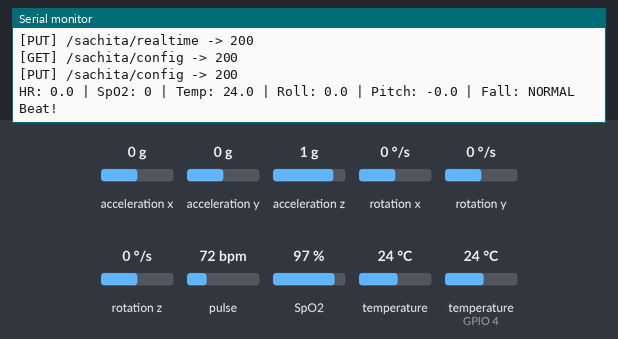
Recording of a sketch running on a simulated ESP32. Shown: the last lines printed to the serial monitor. The inputs (shaded band) are chosen by the test bench; at power-on: acceleration x 0 g, acceleration y 0 g, temperature (sensor on GPIO 4) 24 °C, acceleration z 1 g, rotation x 0 °/s, rotation y 0 °/s, rotation z 0 °/s, pulse 72 bpm, SpO2 97 %, temperature 24 °C. WiFi joins after 1.5 s; servers stay silent unless stated; uploads are accepted with an empty reply.

Above: at 4.1 s.
4.2 s: acceleration x set to -1.4 g
At 6.1 s:
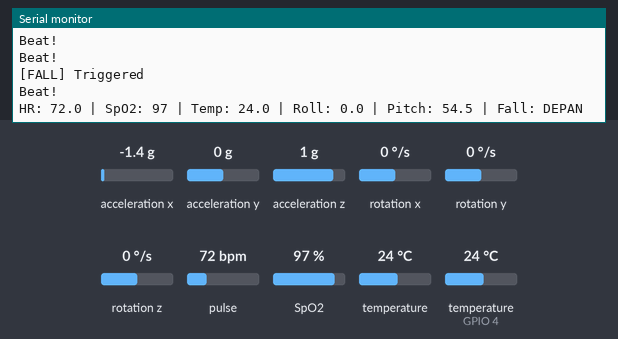
6.9 s: acceleration y set to -1.4 g
At 9.5 s:
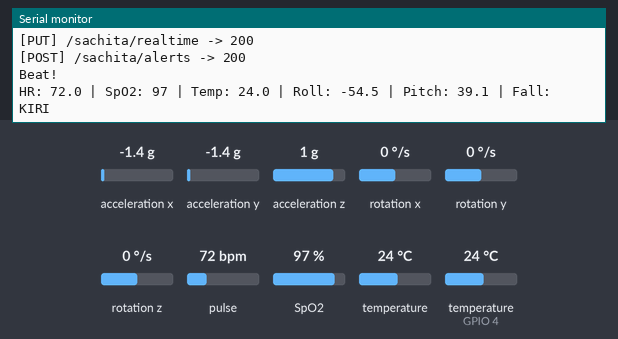
10.0 s: temperature (sensor on GPIO 4) set to 12 °C
At 11.4 s:
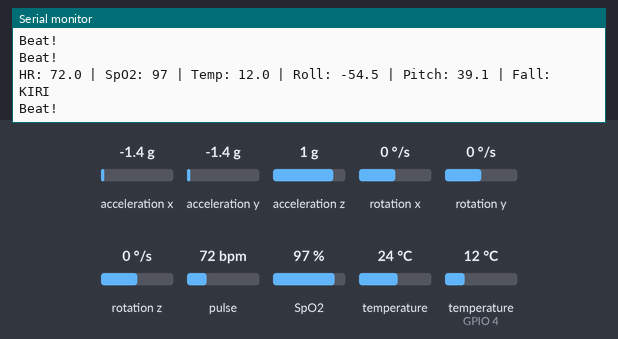
11.5 s: acceleration y set to 1.4 g
At 12.79 s:
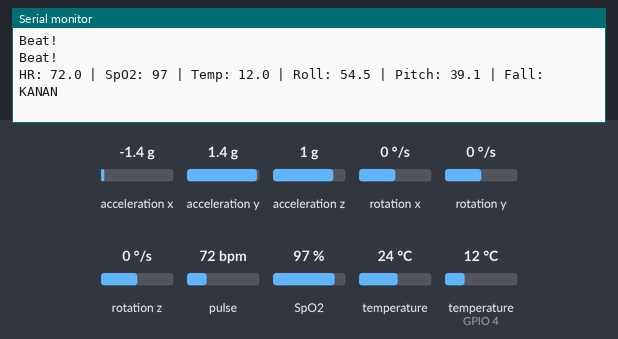
15.7 s: temperature (sensor on GPIO 4) set to 19 °C
At 16.9 s:
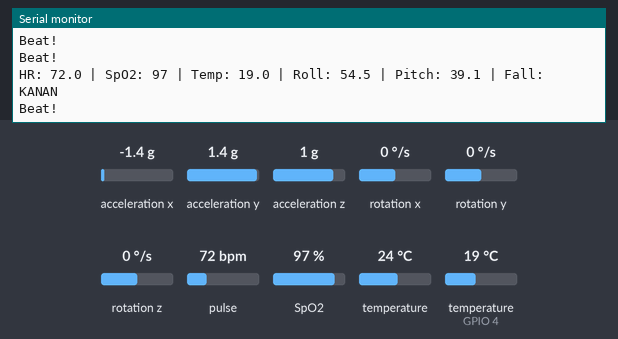
17.2 s: acceleration z set to -1.4 g
At 19.52 s:
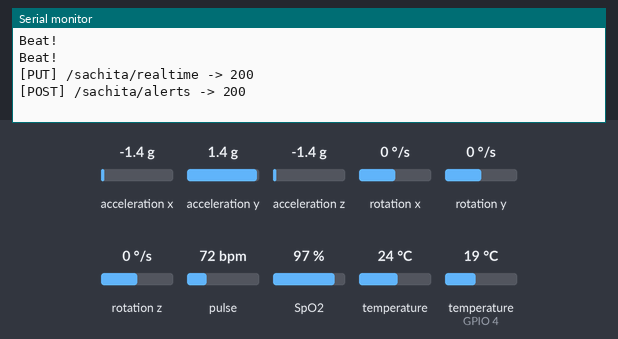

Measured:
- after the input at 4.2 s, the serial monitor: prints a new line after 0.49 s (image 1)
- after the input at 6.9 s, the serial monitor: prints a new line after 1.3 s (image 2)
- after the input at 10.0 s, the serial monitor: prints a new line after 0.76 s (image 3)
- after the input at 11.5 s, the serial monitor: prints a new line after 1.0 s (image 4)
- after the input at 15.7 s, the serial monitor: prints a new line after 0.37 s (image 5)

The sketch:

sachita_esp32.ino
```cpp
#include <WiFi.h>
#include <HTTPClient.h>
#include <WiFiClientSecure.h>

#include <Wire.h>

#include <Adafruit_MPU6050.h>
#include <Adafruit_Sensor.h>

#include "MAX30100_PulseOximeter.h"

#include <OneWire.h>
#include <DallasTemperature.h>

#include <ArduinoJson.h>

// ============================================================================
// WIFI
// ============================================================================

#define WIFI_SSID       "Harun"
#define WIFI_PASSWORD   "harun3211"

// ============================================================================
// FIREBASE
// ============================================================================

#define DATABASE_URL \
"lansiafall-default-rtdb.asia-southeast1.firebasedatabase.app"

#define DATABASE_SECRET \
"l7pwNcHHiFDuhp6UDNmgtTM2w1U40sHecu79v4wG"

// ============================================================================
// PIN
// ============================================================================

#define SDA_PIN         21
#define SCL_PIN         22

#define ONE_WIRE_BUS    4

// ============================================================================
// PERIOD
// ============================================================================

#define FIREBASE_PERIOD_MS   5000
#define CONFIG_PERIOD_MS     10000

// ============================================================================
// OBJECT
// ============================================================================

Adafruit_MPU6050 mpu;

PulseOximeter pox;

OneWire oneWire(ONE_WIRE_BUS);

DallasTemperature tempSensor(&oneWire);

WiFiClientSecure secureClient;

// ============================================================================
// TASK
// ============================================================================

TaskHandle_t taskMAXHandle;
TaskHandle_t taskSensorHandle;
TaskHandle_t taskFirebaseHandle;
TaskHandle_t taskConfigHandle;
TaskHandle_t taskWiFiHandle;

// ============================================================================
// MUTEX
//
// FIX #1 (UTAMA): Satu mutex I2C untuk semua perangkat I2C.
// MAX30100 (0x57) dan MPU6050 (0x68) berbagi bus fisik Wire yang sama.
// Dua mutex terpisah TIDAK mencegah tabrakan bus → bus corruption.
// Gunakan SATU mutex xI2CMutex untuk seluruh operasi Wire.
//
// FIX #2: xDataMutex untuk melindungi fallDirection (char[]).
// ============================================================================

SemaphoreHandle_t xI2CMutex;       // satu mutex untuk seluruh bus I2C
SemaphoreHandle_t xFirebaseMutex;  // untuk HTTP client
SemaphoreHandle_t xDataMutex;      // untuk fallDirection + fallDetected

// ============================================================================
// SENSOR VALUE
// ============================================================================

volatile float heartRate   = 0;
volatile int   spo2        = 0;

volatile float temperature = 0;

volatile float accX = 0;
volatile float accY = 0;
volatile float accZ = 0;

volatile float gyrX = 0;
volatile float gyrY = 0;
volatile float gyrZ = 0;

volatile float roll  = 0;
volatile float pitch = 0;

// ============================================================================
// FALL
//
// FIX #3 (UTAMA): Ganti String fallDirection → char fallDirection[16].
// String Arduino menggunakan heap (malloc/free) secara dinamis.
// Ketika taskSensor menulis (realloc) dan taskFirebase membaca secara
// bersamaan tanpa mutex, terjadi heap corruption → CORRUPT HEAP crash.
// char[] adalah stack/BSS memory: no malloc, no race on heap.
// ============================================================================

volatile bool   fallDetected      = false;
char            fallDirection[16] = "NORMAL";   // ← char[], bukan String
volatile bool   positionTriggered = false;

uint32_t positionStartMs = 0;

// ============================================================================
// THRESHOLD FROM FIREBASE
// ============================================================================

float    g_rollThreshold  = 50.0;
float    g_pitchThreshold = 50.0;
uint32_t g_fallDelayMs    = 2500;

// ============================================================================
// WIFI
// ============================================================================

volatile bool wifiConnected = false;

// ============================================================================
// CALLBACK
// ============================================================================

void onBeatDetected()
{
  Serial.println("Beat!");
}

// ============================================================================
// FIREBASE URL
// ============================================================================

String fbUrl(const char *path)
{
  return String("https://") +
         DATABASE_URL +
         path +
         ".json?auth=" +
         DATABASE_SECRET;
}

// ============================================================================
// FIREBASE GET
// ============================================================================

String fbGet(const char *path)
{
  if (!wifiConnected)
    return "";

  String payload;
  payload.reserve(1024);

  if (xSemaphoreTake(xFirebaseMutex, pdMS_TO_TICKS(10000)))
  {
    HTTPClient http;

    http.begin(secureClient, fbUrl(path));
    http.setTimeout(10000);

    int code = http.GET();

    if (code == 200)
    {
      payload = http.getString();
    }

    Serial.printf("[GET] %s -> %d\n", path, code);

    http.end();

    xSemaphoreGive(xFirebaseMutex);
  }

  return payload;
}

// ============================================================================
// FIREBASE PUT
// ============================================================================

void fbPut(const char *path, const String &body)
{
  if (!wifiConnected)
    return;

  if (xSemaphoreTake(xFirebaseMutex, pdMS_TO_TICKS(10000)))
  {
    HTTPClient http;

    http.begin(secureClient, fbUrl(path));
    http.addHeader("Content-Type", "application/json");
    http.setTimeout(10000);

    int code = http.PUT(body);

    Serial.printf("[PUT] %s -> %d\n", path, code);

    http.end();

    xSemaphoreGive(xFirebaseMutex);
  }
}

// ============================================================================
// FIREBASE POST
// ============================================================================

void fbPost(const char *path, const String &body)
{
  if (!wifiConnected)
    return;

  if (xSemaphoreTake(xFirebaseMutex, pdMS_TO_TICKS(10000)))
  {
    HTTPClient http;

    http.begin(secureClient, fbUrl(path));
    http.addHeader("Content-Type", "application/json");
    http.setTimeout(10000);

    int code = http.POST(body);

    Serial.printf("[POST] %s -> %d\n", path, code);

    http.end();

    xSemaphoreGive(xFirebaseMutex);
  }
}

// ============================================================================
// FETCH CONFIG
// ============================================================================

void fetchConfig()
{
  String payload = fbGet("/sachita/config");

  if (payload == "" || payload == "null")
  {
    StaticJsonDocument<256> doc;

    doc["roll_threshold"]  = g_rollThreshold;
    doc["pitch_threshold"] = g_pitchThreshold;
    doc["fall_delay_ms"]   = g_fallDelayMs;

    String body;
    serializeJson(doc, body);

    fbPut("/sachita/config", body);

    return;
  }

  StaticJsonDocument<256> doc;
  DeserializationError err = deserializeJson(doc, payload);

  if (err)
  {
    Serial.println("[CONFIG] JSON Error");
    return;
  }

  if (doc.containsKey("roll_threshold"))
    g_rollThreshold = doc["roll_threshold"];

  if (doc.containsKey("pitch_threshold"))
    g_pitchThreshold = doc["pitch_threshold"];

  if (doc.containsKey("fall_delay_ms"))
    g_fallDelayMs = doc["fall_delay_ms"];

  Serial.println("[CONFIG] Updated");
}

// ============================================================================
// DETECT FALL
//
// FIX #3: Tulis fallDirection via strncpy (aman untuk char[]),
// bungkus dengan xDataMutex agar taskFirebase tidak membaca setengah-tulis.
// ============================================================================

void detectFall()
{
  bool abnormalPosition = false;
  char direction[16]    = "NORMAL";

  float r = roll;
  float p = pitch;

  if (p > g_pitchThreshold)
  {
    abnormalPosition = true;
    strncpy(direction, "DEPAN", sizeof(direction) - 1);
  }
  else if (p < -g_pitchThreshold)
  {
    abnormalPosition = true;
    strncpy(direction, "BELAKANG", sizeof(direction) - 1);
  }
  else if (r > g_rollThreshold)
  {
    abnormalPosition = true;
    strncpy(direction, "KANAN", sizeof(direction) - 1);
  }
  else if (r < -g_rollThreshold)
  {
    abnormalPosition = true;
    strncpy(direction, "KIRI", sizeof(direction) - 1);
  }

  if (abnormalPosition)
  {
    // Update fallDirection dengan mutex
    if (xSemaphoreTake(xDataMutex, pdMS_TO_TICKS(100)))
    {
      strncpy(fallDirection, direction, sizeof(fallDirection) - 1);
      fallDirection[sizeof(fallDirection) - 1] = '\0';
      xSemaphoreGive(xDataMutex);
    }

    if (!positionTriggered)
    {
      positionTriggered = true;
      positionStartMs   = millis();
      Serial.println("[FALL] Triggered");
    }

    if (millis() - positionStartMs >= g_fallDelayMs)
    {
      if (!fallDetected)
      {
        fallDetected = true;
        Serial.println(String("[FALL DETECTED] ") + direction);
      }
    }
  }
  else
  {
    positionTriggered = false;
    fallDetected      = false;

    if (xSemaphoreTake(xDataMutex, pdMS_TO_TICKS(100)))
    {
      strncpy(fallDirection, "NORMAL", sizeof(fallDirection) - 1);
      xSemaphoreGive(xDataMutex);
    }
  }
}

// ============================================================================
// SEND REALTIME
//
// FIX #3: Baca fallDirection dengan salinan lokal (localDir) di dalam mutex
// agar tidak terjadi partial-read saat taskSensor sedang menulis.
// ============================================================================

void sendSensorData()
{
  // Ambil salinan fallDirection secara aman
  char localDir[16] = "NORMAL";

  if (xSemaphoreTake(xDataMutex, pdMS_TO_TICKS(100)))
  {
    strncpy(localDir, fallDirection, sizeof(localDir) - 1);
    localDir[sizeof(localDir) - 1] = '\0';
    xSemaphoreGive(xDataMutex);
  }

  StaticJsonDocument<768> doc;

  doc["heartRate"]       = heartRate;
  doc["spo2"]            = spo2;
  doc["temperature"]     = temperature;
  doc["accel_x"]         = accX;
  doc["accel_y"]         = accY;
  doc["accel_z"]         = accZ;
  doc["gyro_x"]          = gyrX;
  doc["gyro_y"]          = gyrY;
  doc["gyro_z"]          = gyrZ;
  doc["roll"]            = roll;
  doc["pitch"]           = pitch;
  doc["fall_detected"]   = (bool)fallDetected;
  doc["fall_direction"]  = localDir;
  doc["roll_threshold"]  = g_rollThreshold;
  doc["pitch_threshold"] = g_pitchThreshold;
  doc["fall_delay_ms"]   = g_fallDelayMs;
  doc["wifi_rssi"]       = WiFi.RSSI();
  doc["uptime"]          = millis();

  String body;
  serializeJson(doc, body);

  fbPut("/sachita/realtime", body);
}

// ============================================================================
// SEND ALERT
// ============================================================================

void sendFallAlert()
{
  char localDir[16] = "NORMAL";

  if (xSemaphoreTake(xDataMutex, pdMS_TO_TICKS(100)))
  {
    strncpy(localDir, fallDirection, sizeof(localDir) - 1);
    localDir[sizeof(localDir) - 1] = '\0';
    xSemaphoreGive(xDataMutex);
  }

  StaticJsonDocument<512> doc;

  doc["status"]      = "FALL_DETECTED";
  doc["direction"]   = localDir;
  doc["heartRate"]   = heartRate;
  doc["spo2"]        = spo2;
  doc["temperature"] = temperature;
  doc["roll"]        = roll;
  doc["pitch"]       = pitch;
  doc["timestamp"]   = millis();

  String body;
  serializeJson(doc, body);

  fbPost("/sachita/alerts", body);
}

// ============================================================================
// TASK MAX30100
//
// FIX #1: Tetap di Core 0. Namun sekarang menggunakan xI2CMutex (shared
// dengan MPU6050) karena mereka berada di BUS FISIK YANG SAMA.
//
// Agar pox.update() tidak terlalu jarang (yang menyebabkan HR = 0),
// mutex di-take hanya selama pox.update() (sangat singkat ~1–2ms),
// lalu segera dilepas. taskSensor hanya aktif setiap 1000ms sehingga
// window untuk MAX30100 sangat besar.
// ============================================================================

void taskMAX30100(void *pvParameters)
{
  while (true)
  {
    // Take mutex hanya selama operasi I2C berlangsung
    if (xSemaphoreTake(xI2CMutex, pdMS_TO_TICKS(50)))
    {
      pox.update();

      float hr = pox.getHeartRate();
      int   sp = pox.getSpO2();

      xSemaphoreGive(xI2CMutex);

      // Tulis nilai global di luar mutex
      heartRate = hr;
      spo2      = sp;
    }

    // ~1ms yield, cukup agar pox.update() terpanggil sangat sering
    vTaskDelay(1);
  }
}

// ============================================================================
// TASK SENSOR (MPU6050 + DS18B20)
//
// FIX #1: Sekarang menggunakan xI2CMutex yang sama dengan taskMAX30100.
// DS18B20 (OneWire) tidak butuh mutex karena bukan I2C.
// ============================================================================

void taskSensor(void *pvParameters)
{
  while (true)
  {
    // ── MPU6050 (I2C, butuh mutex) ────────────────────────────
    if (xSemaphoreTake(xI2CMutex, pdMS_TO_TICKS(1000)))
    {
      sensors_event_t a, g, temp;
      mpu.getEvent(&a, &g, &temp);

      accX = a.acceleration.x;
      accY = a.acceleration.y;
      accZ = a.acceleration.z;

      gyrX = g.gyro.x;
      gyrY = g.gyro.y;
      gyrZ = g.gyro.z;

      roll  = atan2(accY, accZ) * 180.0 / PI;
      pitch = atan2(-accX, sqrt(accY * accY + accZ * accZ))
              * 180.0 / PI;

      xSemaphoreGive(xI2CMutex);
    }

    // ── Deteksi jatuh (tidak butuh mutex I2C) ────────────────
    detectFall();

    // ── DS18B20 (OneWire, bukan I2C) ─────────────────────────
    tempSensor.requestTemperatures();

    float t = tempSensor.getTempCByIndex(0);

    if (t != DEVICE_DISCONNECTED_C)
    {
      temperature = t;
    }

    // ── Log Serial ────────────────────────────────────────────
    char localDir[16] = "NORMAL";
    if (xSemaphoreTake(xDataMutex, pdMS_TO_TICKS(50)))
    {
      strncpy(localDir, fallDirection, sizeof(localDir) - 1);
      xSemaphoreGive(xDataMutex);
    }

    Serial.printf(
      "HR: %.1f | SpO2: %d | Temp: %.1f | "
      "Roll: %.1f | Pitch: %.1f | Fall: %s\n",
      (float)heartRate,
      (int)spo2,
      (float)temperature,
      (float)roll,
      (float)pitch,
      localDir);

    vTaskDelay(1000 / portTICK_PERIOD_MS);
  }
}

// ============================================================================
// TASK FIREBASE
// ============================================================================

void taskFirebase(void *pvParameters)
{
  while (true)
  {
    if (wifiConnected)
    {
      sendSensorData();

      if (fallDetected)
      {
        sendFallAlert();
      }
    }

    vTaskDelay(FIREBASE_PERIOD_MS / portTICK_PERIOD_MS);
  }
}

// ============================================================================
// TASK CONFIG
// ============================================================================

void taskConfig(void *pvParameters)
{
  while (true)
  {
    if (wifiConnected)
    {
      fetchConfig();
    }

    vTaskDelay(CONFIG_PERIOD_MS / portTICK_PERIOD_MS);
  }
}

// ============================================================================
// TASK WIFI
// ============================================================================

void taskWiFi(void *pvParameters)
{
  while (true)
  {
    if (WiFi.status() != WL_CONNECTED)
    {
      wifiConnected = false;

      Serial.println("[WiFi] Reconnecting...");

      WiFi.disconnect();
      WiFi.begin(WIFI_SSID, WIFI_PASSWORD);

      uint8_t retry = 0;

      while (WiFi.status() != WL_CONNECTED && retry < 20)
      {
        vTaskDelay(500 / portTICK_PERIOD_MS);
        retry++;
      }

      if (WiFi.status() == WL_CONNECTED)
      {
        wifiConnected = true;
        secureClient.setInsecure();
        Serial.println("[WiFi] Connected");
      }
    }

    vTaskDelay(5000 / portTICK_PERIOD_MS);
  }
}

// ============================================================================
// SETUP
// ============================================================================

void setup()
{
  Serial.begin(115200);
  delay(1000);
  Serial.println("=== SACHITA ESP32 ===");

  // ──────────────────────────────────────────────────────────
  // I2C
  // ──────────────────────────────────────────────────────────

  Wire.begin(SDA_PIN, SCL_PIN);
  Wire.setClock(400000);

  // ──────────────────────────────────────────────────────────
  // MUTEX
  // FIX: Satu mutex I2C, satu mutex Firebase, satu mutex data
  // ──────────────────────────────────────────────────────────

  xI2CMutex      = xSemaphoreCreateMutex();
  xFirebaseMutex = xSemaphoreCreateMutex();
  xDataMutex     = xSemaphoreCreateMutex();

  if (!xI2CMutex || !xFirebaseMutex || !xDataMutex)
  {
    Serial.println("[ERROR] Mutex creation FAILED!");
    while (1);
  }

  // ──────────────────────────────────────────────────────────
  // MAX30100
  // ──────────────────────────────────────────────────────────

  if (!pox.begin())
  {
    Serial.println("MAX30100 FAIL");
    // while (1);
  }
  else
  {
    pox.setIRLedCurrent(MAX30100_LED_CURR_7_6MA);
    pox.setOnBeatDetectedCallback(onBeatDetected);
    Serial.println("MAX30100 OK");
  }

  // ──────────────────────────────────────────────────────────
  // MPU6050
  // ──────────────────────────────────────────────────────────

  if (!mpu.begin())
  {
    Serial.println("MPU6050 FAIL");
  }
  else
  {
    mpu.setAccelerometerRange(MPU6050_RANGE_8_G);
    mpu.setGyroRange(MPU6050_RANGE_500_DEG);
    mpu.setFilterBandwidth(MPU6050_BAND_5_HZ);
    Serial.println("MPU6050 OK");
  }

  // ──────────────────────────────────────────────────────────
  // DS18B20
  // ──────────────────────────────────────────────────────────

  tempSensor.begin();

  // ──────────────────────────────────────────────────────────
  // WIFI
  // ──────────────────────────────────────────────────────────

  WiFi.mode(WIFI_STA);
  WiFi.begin(WIFI_SSID, WIFI_PASSWORD);

  Serial.print("Connecting WiFi");

  while (WiFi.status() != WL_CONNECTED)
  {
    Serial.print(".");
    delay(500);
  }

  Serial.println();

  wifiConnected = true;
  secureClient.setInsecure();

  Serial.println(WiFi.localIP());

  fetchConfig();

  // ──────────────────────────────────────────────────────────
  // TASK
  //
  // Core 0 → taskMAX30100 (prio 3, tertinggi di core-nya)
  //           taskWiFi    (prio 1)
  //
  // Core 1 → taskSensor   (prio 2)
  //           taskFirebase (prio 1)
  //           taskConfig   (prio 1)
  //
  // taskMAX30100 di Core 0, taskSensor di Core 1.
  // Keduanya share xI2CMutex yang sama → bus I2C aman.
  // Interval mutex take di taskMAX hanya ~1-2ms (pox.update),
  // taskSensor take selama mpu.getEvent() ~5ms, lalu lepas.
  // ──────────────────────────────────────────────────────────

  xTaskCreatePinnedToCore(
    taskMAX30100,
    "MAX30100",
    4096,
    NULL,
    3,              // prioritas tertinggi di core 0
    &taskMAXHandle,
    0);             // Core 0

  xTaskCreatePinnedToCore(
    taskWiFi,
    "WiFi",
    4096,
    NULL,
    1,
    &taskWiFiHandle,
    0);             // Core 0

  xTaskCreatePinnedToCore(
    taskSensor,
    "Sensor",
    4096,
    NULL,
    2,
    &taskSensorHandle,
    1);             // Core 1

  xTaskCreatePinnedToCore(
    taskFirebase,
    "Firebase",
    12288,
    NULL,
    1,
    &taskFirebaseHandle,
    1);             // Core 1

  xTaskCreatePinnedToCore(
    taskConfig,
    "Config",
    12288,
    NULL,
    1,
    &taskConfigHandle,
    1);             // Core 1

  Serial.println("SYSTEM READY");
}

// ============================================================================
// LOOP
// ============================================================================

void loop()
{
  vTaskDelay(portMAX_DELAY);
}
```
